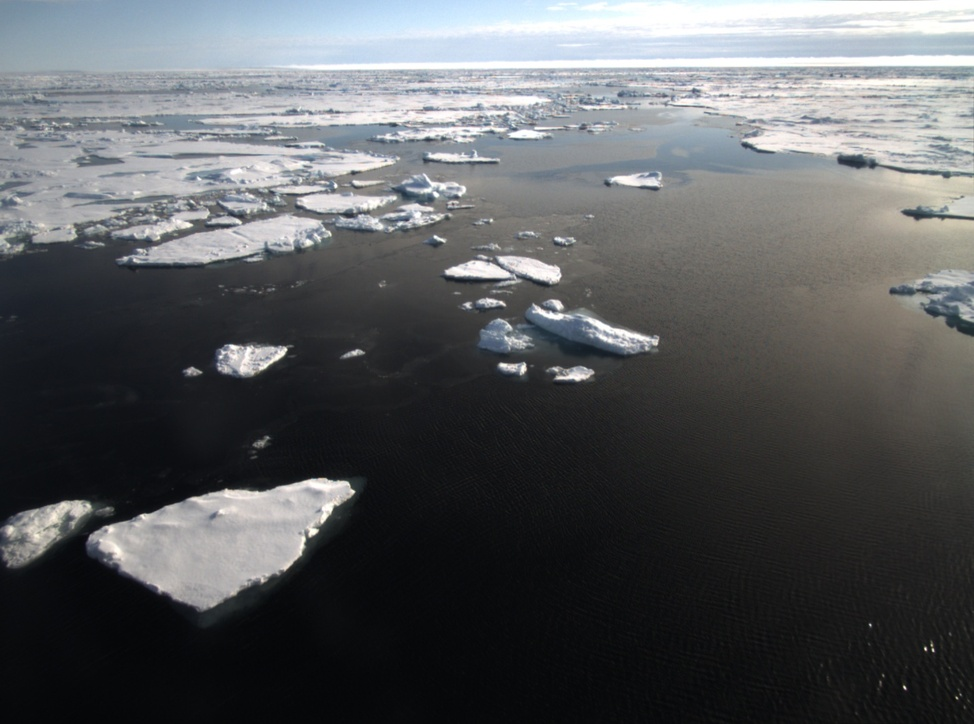
#> input picture images/0019.jpg, 974 x 724 px, shrunk from 1430 x 1063 before the run, found by its file name
$ jupyter execute --allow-errors initial_image_processing.ipynb
#> lines starting #> are read from the running program, lines starting #| are printed output that depends on the picture; after the words box and inside, x2 and y2 are one past the last pixel; in counts of white or black regions, pixels touching at a corner belong together
[cell 1]
import cv2
import numpy as np
import matplotlib.pyplot as plt

[cell 2]
path = './dataset_cole/reconstructed_rgb/0019.jpg'

image = cv2.imread(path)
#> image is the input picture: shape (724, 974, 3); mean B, G, R 93.5, 91.3, 89.2
img_gray = cv2.cvtColor(image, cv2.COLOR_BGR2GRAY)
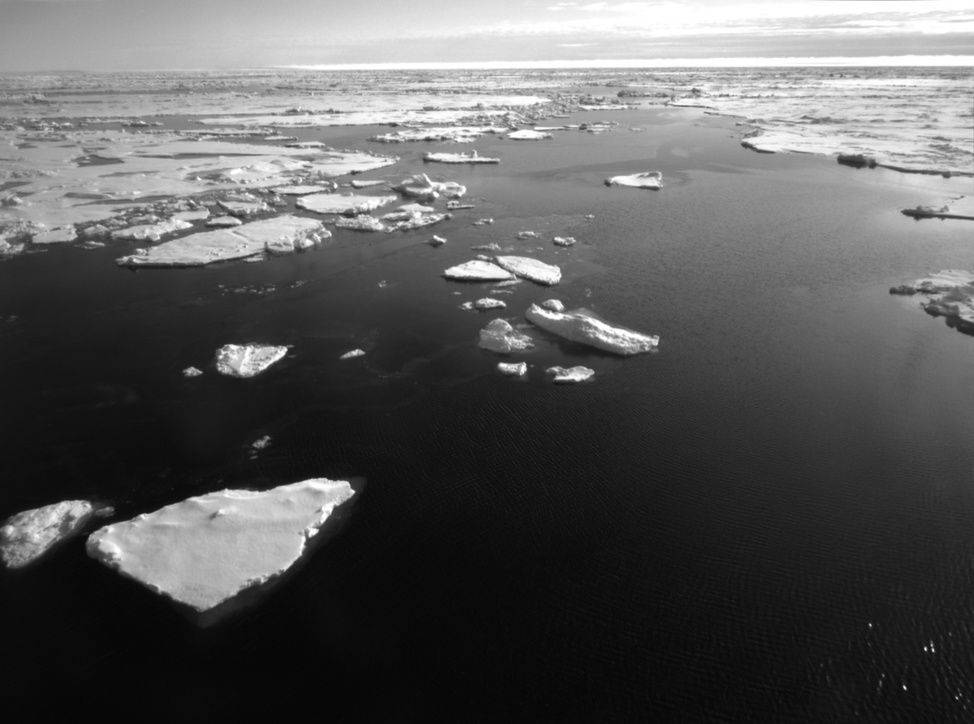
#> img_gray: shape (724, 974); min 5, max 255, mean 90.9

[cell 3]
kernel = cv2.getStructuringElement(cv2.MORPH_RECT, (3,3))
closing = cv2.morphologyEx(img_gray, cv2.MORPH_CLOSE, kernel)

[cell 4]
ret, thresh = cv2.threshold(closing, 5, 255, cv2.THRESH_BINARY)
#> thresh: shape (724, 974); every value is 255
plt.imshow(thresh, cmap='gray')

[cell 5]
contours, hierarchy = cv2.findContours(thresh, cv2.RETR_TREE, cv2.CHAIN_APPROX_NONE)
#> contours = 1 contour; box (x1, y1, x2, y2) and area: (0, 0, 974, 724) 703479

image_copy = image.copy()
#thickness = cv2.FILLED
#> (the rest of this cell did not finish here and is left out)

[cell 6]
second_gray = cv2.cvtColor(image_copy, cv2.COLOR_BGR2GRAY)

second_closing = cv2.morphologyEx(second_gray, cv2.MORPH_CLOSE, kernel)

f, ax = plt.subplots(1, 2, figsize=(20, 10))
ax[0].imshow(second_gray, cmap='gray')
ax[1].imshow(second_closing, cmap='gray')

plt.show()
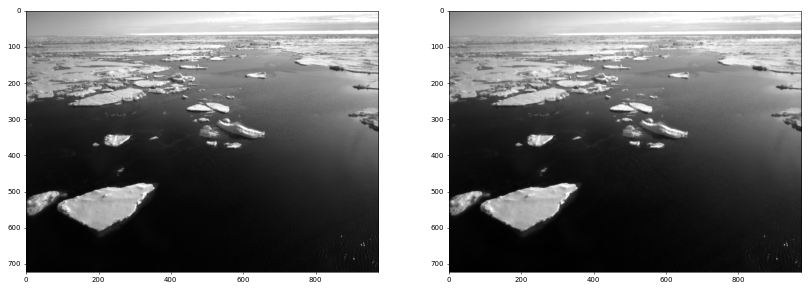
#> figure drawn by matplotlib, 2 panels

[cell 7]
ret2, thresh2 = cv2.threshold(second_closing, 5, 255, cv2.THRESH_BINARY)
plt.imshow(thresh2, cmap='gray')

[cell 8]
contours_2, hierarchy_2 = cv2.findContours(thresh2, cv2.RETR_TREE, cv2.CHAIN_APPROX_NONE)
#> contours_2 has the same summary as contours

second_image_copy = image.copy()
third_image_copy = image.copy()
#thickness = cv2.FILLED
#> (the rest of this cell did not finish here and is left out)
